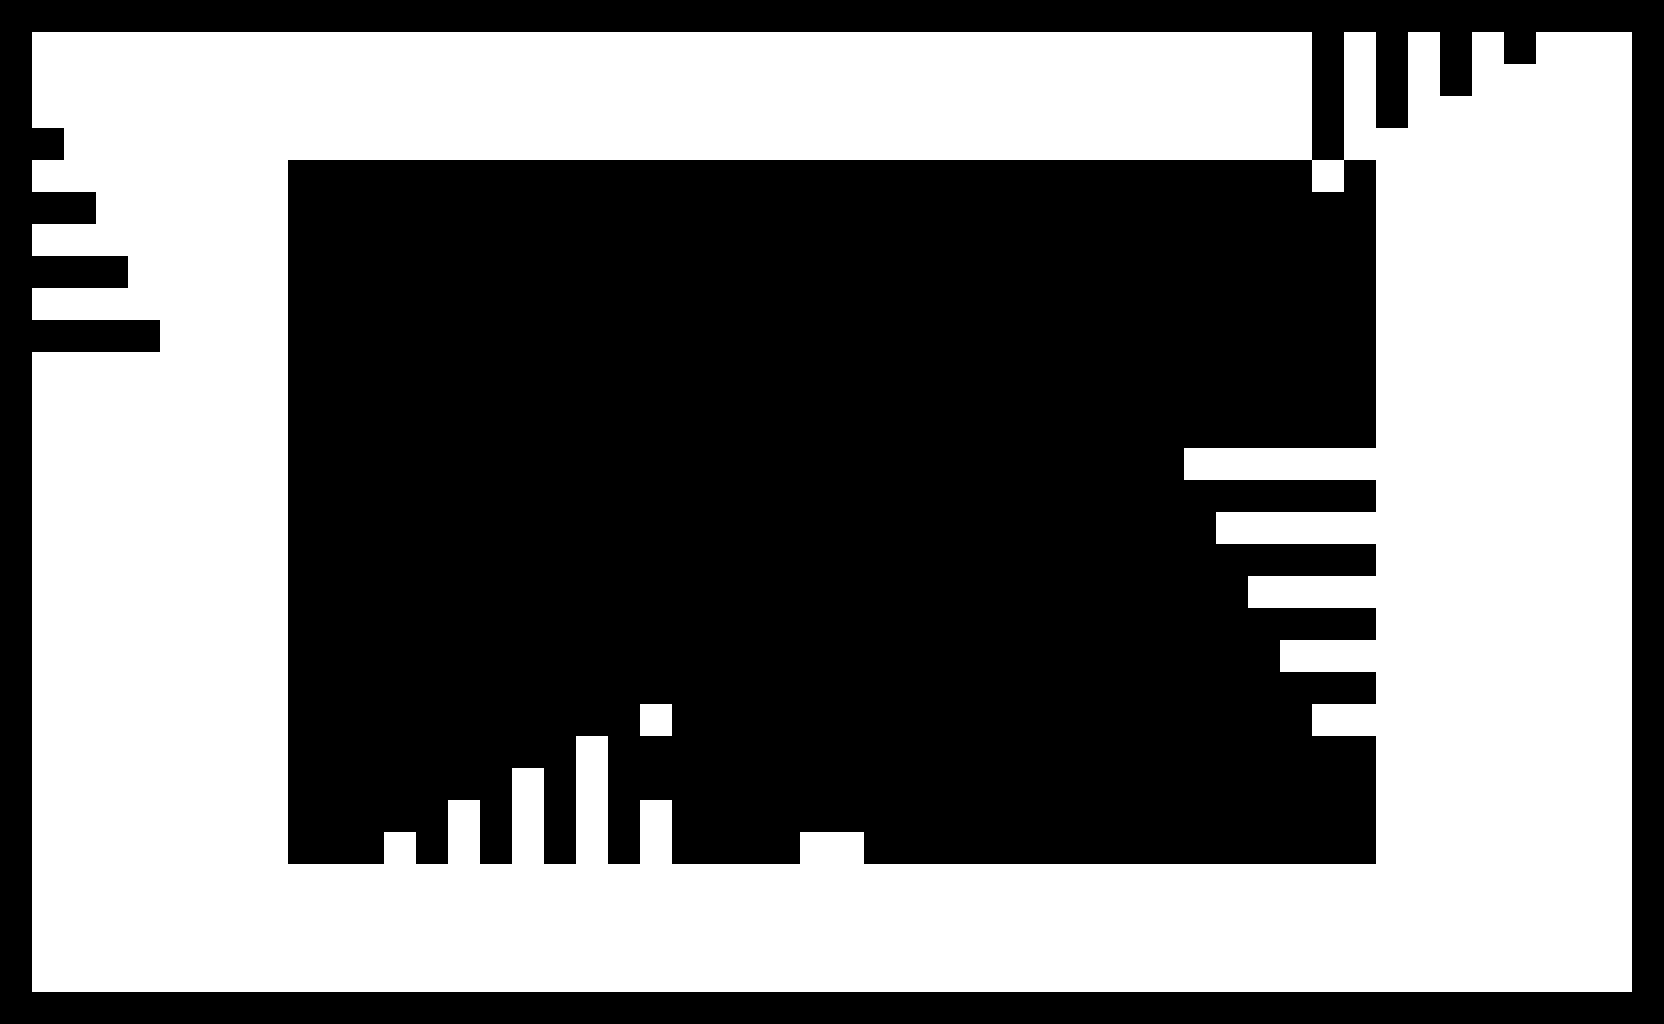

Tiled map render using the project's own tile images. Description and the whole map definition, tile-layer contents included, below:
An orthogonal 52x32 tile map with 32x32 px tiles, 1 tile layer (Solid) and 3 objects (2x robot, hero).

<map version="1.2" tiledversion="1.2.5" orientation="orthogonal" renderorder="right-down" width="52" height="32" tilewidth="32" tileheight="32" infinite="0" nextlayerid="3" nextobjectid="8">
 <tileset firstgid="1" name="generic_platformer_tiles" tilewidth="32" tileheight="32" tilecount="24" columns="6">
  <image source="tiles.png" trans="ff00ff" width="192" height="128" />
 </tileset>
 <layer id="1" name="Solid" width="52" height="32">
  <properties>
   <property name="collidable" type="bool" value="true" />
  </properties>
  <data encoding="csv">
0,0,0,0,0,0,0,0,0,0,0,0,0,0,0,0,0,0,0,0,0,0,0,0,0,0,0,0,0,0,0,0,0,0,0,0,0,0,0,0,0,0,0,0,0,0,0,0,0,0,0,0,
0,7,7,7,7,7,7,7,7,7,7,7,7,7,7,7,7,7,7,7,7,7,7,7,7,7,7,7,7,7,7,7,7,7,7,7,7,7,7,7,7,0,7,0,7,0,7,0,7,7,7,0,
0,7,7,7,7,7,7,7,7,7,7,7,7,7,7,7,7,7,7,7,7,7,7,7,7,7,7,7,7,7,7,7,7,7,7,7,7,7,7,7,7,0,7,0,7,0,7,7,7,7,7,0,
0,7,7,7,7,7,7,7,7,7,7,7,7,7,7,7,7,7,7,7,7,7,7,7,7,7,7,7,7,7,7,7,7,7,7,7,7,7,7,7,7,0,7,0,7,7,7,7,7,7,7,0,
0,0,7,7,7,7,7,7,7,7,7,7,7,7,7,7,7,7,7,7,7,7,7,7,7,7,7,7,7,7,7,7,7,7,7,7,7,7,7,7,7,0,7,7,7,7,7,7,7,7,7,0,
0,7,7,7,7,7,7,7,7,0,0,0,0,0,0,0,0,0,0,0,0,0,0,0,0,0,0,0,0,0,0,0,0,0,0,0,0,0,0,0,0,7,0,7,7,7,7,7,7,7,7,0,
0,0,0,7,7,7,7,7,7,0,0,0,0,0,0,0,0,0,0,0,0,0,0,0,0,0,0,0,0,0,0,0,0,0,0,0,0,0,0,0,0,0,0,7,7,7,7,7,7,7,7,0,
0,7,7,7,7,7,7,7,7,0,0,0,0,0,0,0,0,0,0,0,0,0,0,0,0,0,0,0,0,0,0,0,0,0,0,0,0,0,0,0,0,0,0,7,7,7,7,7,7,7,7,0,
0,0,0,0,7,7,7,7,7,0,0,0,0,0,0,0,0,0,0,0,0,0,0,0,0,0,0,0,0,0,0,0,0,0,0,0,0,0,0,0,0,0,0,7,7,7,7,7,7,7,7,0,
0,7,7,7,7,7,7,7,7,0,0,0,0,0,0,0,0,0,0,0,0,0,0,0,0,0,0,0,0,0,0,0,0,0,0,0,0,0,0,0,0,0,0,7,7,7,7,7,7,7,7,0,
0,0,0,0,0,7,7,7,7,0,0,0,0,0,0,0,0,0,0,0,0,0,0,0,0,0,0,0,0,0,0,0,0,0,0,0,0,0,0,0,0,0,0,7,7,7,7,7,7,7,7,0,
0,7,7,7,7,7,7,7,7,0,0,0,0,0,0,0,0,0,0,0,0,0,0,0,0,0,0,0,0,0,0,0,0,0,0,0,0,0,0,0,0,0,0,7,7,7,7,7,7,7,7,0,
0,7,7,7,7,7,7,7,7,0,0,0,0,0,0,0,0,0,0,0,0,0,0,0,0,0,0,0,0,0,0,0,0,0,0,0,0,0,0,0,0,0,0,7,7,7,7,7,7,7,7,0,
0,7,7,7,7,7,7,7,7,0,0,0,0,0,0,0,0,0,0,0,0,0,0,0,0,0,0,0,0,0,0,0,0,0,0,0,0,0,0,0,0,0,0,7,7,7,7,7,7,7,7,0,
0,7,7,7,7,7,7,7,7,0,0,0,0,0,0,0,0,0,0,0,0,0,0,0,0,0,0,0,0,0,0,0,0,0,0,0,0,2,7,7,7,7,7,7,7,7,7,7,7,7,7,0,
0,7,7,7,7,7,7,7,7,0,0,0,0,0,0,0,0,0,0,0,0,0,0,0,0,0,0,0,0,0,0,0,0,0,0,0,0,0,0,0,0,0,0,7,7,7,7,7,7,7,7,0,
0,7,7,7,7,7,7,7,7,0,0,0,0,0,0,0,0,0,0,0,0,0,0,0,0,0,0,0,0,0,0,0,0,0,0,0,0,0,2,7,7,7,7,7,7,7,7,7,7,7,7,0,
0,7,7,7,7,7,7,7,7,0,0,0,0,0,0,0,0,0,0,0,0,0,0,0,0,0,0,0,0,0,0,0,0,0,0,0,0,0,0,0,0,0,0,7,7,7,7,7,7,7,7,0,
0,7,7,7,7,7,7,7,7,0,0,0,0,0,0,0,0,0,0,0,0,0,0,0,0,0,0,0,0,0,0,0,0,0,0,0,0,0,0,2,7,7,7,7,7,7,7,7,7,7,7,0,
0,7,7,7,7,7,7,7,7,0,0,0,0,0,0,0,0,0,0,0,0,0,0,0,0,0,0,0,0,0,0,0,0,0,0,0,0,0,0,0,0,0,0,7,7,7,7,7,7,7,7,0,
0,7,7,7,7,7,7,7,7,0,0,0,0,0,0,0,0,0,0,0,0,0,0,0,0,0,0,0,0,0,0,0,0,0,0,0,0,0,0,0,7,7,7,7,7,7,7,7,7,7,7,0,
0,7,7,7,7,7,7,7,7,0,0,0,0,0,0,0,0,0,0,0,0,0,0,0,0,0,0,0,0,0,0,0,0,0,0,0,0,0,0,0,0,0,0,7,7,7,7,7,7,7,7,0,
0,7,7,7,7,7,7,7,7,0,0,0,0,0,0,0,0,0,0,0,2,0,0,0,0,0,0,0,0,0,0,0,0,0,0,0,0,0,0,0,0,7,7,7,7,7,7,7,7,7,7,0,
0,7,7,7,7,7,7,7,7,0,0,0,0,0,0,0,0,0,2,0,0,0,0,0,0,0,0,0,0,0,0,0,0,0,0,0,0,0,0,0,0,0,0,7,7,7,7,7,7,7,7,0,
0,7,7,7,7,7,7,7,7,0,0,0,0,0,0,0,2,0,7,0,0,0,0,0,0,0,0,0,0,0,0,0,0,0,0,0,0,0,0,0,0,0,0,7,7,7,7,7,7,7,7,0,
0,7,7,7,7,7,7,7,7,0,0,0,0,0,7,0,7,0,7,0,7,0,0,0,0,0,0,0,0,0,0,0,0,0,0,0,0,0,0,0,0,0,0,7,7,7,7,7,7,7,7,0,
0,7,7,7,7,7,7,7,7,0,0,0,7,0,7,0,7,0,7,0,7,0,0,0,0,7,7,0,0,0,0,0,0,0,0,0,0,0,0,0,0,0,0,7,7,7,7,7,7,7,7,0,
0,7,7,7,7,7,7,7,7,7,7,7,7,7,7,7,7,7,7,7,7,7,7,7,7,7,7,7,7,7,7,7,7,7,7,7,7,7,7,7,7,7,7,7,7,7,7,7,7,7,7,0,
0,7,7,7,7,7,7,7,7,7,7,7,7,7,7,7,7,7,7,7,7,7,7,7,7,7,7,7,7,7,7,7,7,7,7,7,7,7,7,7,7,7,7,7,7,7,7,7,7,7,7,0,
0,7,7,7,7,7,7,7,7,7,7,7,7,7,7,7,7,7,7,7,7,7,7,7,7,7,7,7,7,7,7,7,7,7,7,7,7,7,7,7,7,7,7,7,7,7,7,7,7,7,7,0,
0,7,7,7,7,7,7,7,7,7,7,7,7,7,7,7,7,7,7,7,7,7,7,7,7,7,7,7,7,7,7,7,7,7,7,7,7,7,7,7,7,7,7,7,7,7,7,7,7,7,7,0,
0,0,0,0,0,0,0,0,0,0,0,0,0,0,0,0,0,0,0,0,0,0,0,0,0,0,0,0,0,0,0,0,0,0,0,0,0,0,0,0,0,0,0,0,0,0,0,0,0,0,0,0
</data>
 </layer>
 <objectgroup id="2" name="Objects">
  <object id="1" name="Jump" type="robot" x="816" y="800" width="32" height="32">
   <properties>
    <property name="active" type="bool" value="false" />
    <property name="collidable" type="bool" value="true" />
    <property name="jumping" type="bool" value="false" />
   </properties>
  </object>
  <object id="4" name="Mini" type="hero" x="640" y="672" width="32" height="32">
   <properties>
    <property name="collidable" type="bool" value="true" />
    <property name="falling" type="bool" value="true" />
   </properties>
  </object>
  <object id="5" name="Exit" type="robot" x="288" y="832" width="32" height="32">
   <properties>
    <property name="active" type="bool" value="false" />
    <property name="collidable" type="bool" value="false" />
   </properties>
  </object>
 </objectgroup>
</map>
